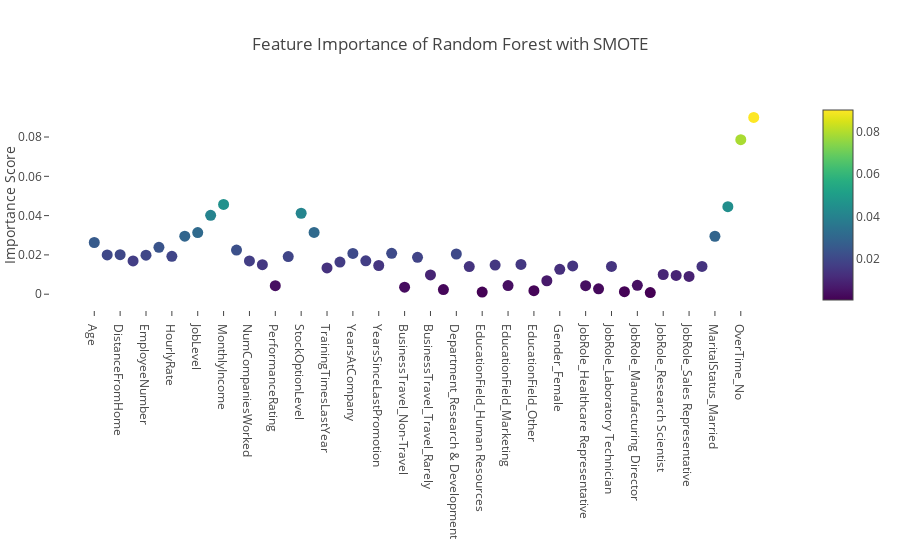

This figure's notebook cell:
### Code cell
# Scatter plot 
trace = pgo.Scatter(
    y = sm_rfc_fine.feature_importances_,
    x = features_names,
    mode='markers',
    marker=dict(
        sizemode = 'diameter',
        sizeref = 1,
        size = 11,
        color = sm_rfc_fine.feature_importances_,
        colorscale='Viridis',
        showscale=True
    ),
    text = features_names
)
data = [trace]

layout = pgo.Layout(
    autosize= True,
    title= 'Feature Importance of Random Forest with SMOTE',
    hovermode= 'closest',
     xaxis= dict(
         ticklen= 5,
         showgrid=False,
        zeroline=False,
        showline=False
     ),
    margin=pgo.Margin(
        l=50,
        r=50,
        b=250,
        t=100,
        pad=0
    ),
    yaxis=dict(
        title= 'Importance Score',
        showgrid=False,
        zeroline=False,
        ticklen= 5,
        gridwidth= 3
    ),
    showlegend= False
)
fig = pgo.Figure(data=data, layout=layout)
py.iplot(fig,filename='scatter')

### Figure 1 — Plotly figure (JSON) as saved in the notebook; plotly's stock layout.template omitted (floating-point values rounded to 4 significant figures)
{"data": [{"marker": {"color": [0.02631, 0.01997, 0.0201, 0.01695, 0.01985, 0.02383, 0.01928, 0.02954, 0.03136, 0.04017, 0.04567, 0.02245, 0.01695, 0.01503, 0.004358, 0.01915, 0.0412, 0.03142, 0.01339, 0.01636, 0.02076, 0.01699, 0.01461, 0.0208, 0.00356, 0.01876, 0.00979, 0.002355, 0.02046, 0.01406, 0.001106, 0.01483, 0.004399, 0.01518, 0.0018, 0.006841, 0.01264, 0.0144, 0.00435, 0.002759, 0.01411, 0.001278, 0.004525, 0.0007971, 0.01003, 0.009568, 0.009061, 0.01414, 0.02949, 0.04454, 0.07865, 0.09001], "colorscale": "Viridis", "showscale": true, "size": 11, "sizemode": "diameter", "sizeref": 1}, "mode": "markers", "text": ["Age", "DailyRate", "DistanceFromHome", "Education", "EmployeeNumber", "EnvironmentSatisfaction", "HourlyRate", "JobInvolvement", "JobLevel", "JobSatisfaction", "MonthlyIncome", "MonthlyRate", "NumCompaniesWorked", "PercentSalaryHike", "PerformanceRating", "RelationshipSatisfaction", "StockOptionLevel", "TotalWorkingYears", "TrainingTimesLastYear", "WorkLifeBalance", "YearsAtCompany", "YearsInCurrentRole", "YearsSinceLastPromotion", "YearsWithCurrManager", "BusinessTravel_Non-Travel", "BusinessTravel_Travel_Frequently", "BusinessTravel_Travel_Rarely", "Department_Human Resources", "Department_Research & Development", "Department_Sales", "EducationField_Human Resources", "EducationField_Life Sciences", "EducationField_Marketing", "EducationField_Medical", "EducationField_Other", "EducationField_Technical Degree", "Gender_Female", "Gender_Male", "JobRole_Healthcare Representative", "JobRole_Human Resources", "JobRole_Laboratory Technician", "JobRole_Manager", "JobRole_Manufacturing Director", "JobRole_Research Director", "JobRole_Research Scientist", "JobRole_Sales Executive", "JobRole_Sales Representative", "MaritalStatus_Divorced", "MaritalStatus_Married", "MaritalStatus_Single", "OverTime_No", "OverTime_Yes"], "type": "scatter", "x": ["Age", "DailyRate", "DistanceFromHome", "Education", "EmployeeNumber", "EnvironmentSatisfaction", "HourlyRate", "JobInvolvement", "JobLevel", "JobSatisfaction", "MonthlyIncome", "MonthlyRate", "NumCompaniesWorked", "PercentSalaryHike", "PerformanceRating", "RelationshipSatisfaction", "StockOptionLevel", "TotalWorkingYears", "TrainingTimesLastYear", "WorkLifeBalance", "YearsAtCompany", "YearsInCurrentRole", "YearsSinceLastPromotion", "YearsWithCurrManager", "BusinessTravel_Non-Travel", "BusinessTravel_Travel_Frequently", "BusinessTravel_Travel_Rarely", "Department_Human Resources", "Department_Research & Development", "Department_Sales", "EducationField_Human Resources", "EducationField_Life Sciences", "EducationField_Marketing", "EducationField_Medical", "EducationField_Other", "EducationField_Technical Degree", "Gender_Female", "Gender_Male", "JobRole_Healthcare Representative", "JobRole_Human Resources", "JobRole_Laboratory Technician", "JobRole_Manager", "JobRole_Manufacturing Director", "JobRole_Research Director", "JobRole_Research Scientist", "JobRole_Sales Executive", "JobRole_Sales Representative", "MaritalStatus_Divorced", "MaritalStatus_Married", "MaritalStatus_Single", "OverTime_No", "OverTime_Yes"], "y": [0.02631, 0.01997, 0.0201, 0.01695, 0.01985, 0.02383, 0.01928, 0.02954, 0.03136, 0.04017, 0.04567, 0.02245, 0.01695, 0.01503, 0.004358, 0.01915, 0.0412, 0.03142, 0.01339, 0.01636, 0.02076, 0.01699, 0.01461, 0.0208, 0.00356, 0.01876, 0.00979, 0.002355, 0.02046, 0.01406, 0.001106, 0.01483, 0.004399, 0.01518, 0.0018, 0.006841, 0.01264, 0.0144, 0.00435, 0.002759, 0.01411, 0.001278, 0.004525, 0.0007971, 0.01003, 0.009568, 0.009061, 0.01414, 0.02949, 0.04454, 0.07865, 0.09001]}], "layout": {"autosize": true, "hovermode": "closest", "margin": {"b": 250, "l": 50, "pad": 0, "r": 50, "t": 100}, "showlegend": false, "title": "Feature Importance of Random Forest with SMOTE", "xaxis": {"showgrid": false, "showline": false, "ticklen": 5, "zeroline": false}, "yaxis": {"gridwidth": 3, "showgrid": false, "ticklen": 5, "title": "Importance Score", "zeroline": false}}}
